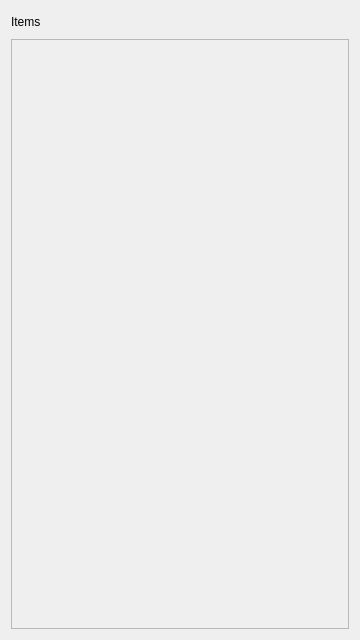
<?xml version="1.0" encoding="UTF-8"?>
<ui version="4.0">
 <class>itemList</class>
 <widget class="QWidget" name="itemList">
  <property name="geometry">
   <rect>
    <x>0</x>
    <y>0</y>
    <width>360</width>
    <height>640</height>
   </rect>
  </property>
  <property name="minimumSize">
   <size>
    <width>360</width>
    <height>640</height>
   </size>
  </property>
  <property name="windowTitle">
   <string>Items</string>
  </property>
  <layout class="QGridLayout" name="gridLayout">
   <item row="0" column="0">
    <layout class="QHBoxLayout" name="horizontalLayout">
     <item>
      <widget class="QLabel" name="label">
       <property name="text">
        <string>Items</string>
       </property>
      </widget>
     </item>
     <item>
      <spacer name="horizontalSpacer">
       <property name="orientation">
        <enum>Qt::Horizontal</enum>
       </property>
       <property name="sizeHint" stdset="0">
        <size>
         <width>30</width>
         <height>20</height>
        </size>
       </property>
      </spacer>
     </item>
     <item>
      <widget class="QPushButton" name="order">
       <property name="text">
        <string/>
       </property>
       <property name="flat">
        <bool>true</bool>
       </property>
      </widget>
     </item>
    </layout>
   </item>
   <item row="1" column="0">
    <widget class="QScrollArea" name="scrollArea">
     <property name="sizePolicy">
      <sizepolicy hsizetype="Preferred" vsizetype="Expanding">
       <horstretch>0</horstretch>
       <verstretch>0</verstretch>
      </sizepolicy>
     </property>
     <property name="frameShape">
      <enum>QFrame::StyledPanel</enum>
     </property>
     <property name="frameShadow">
      <enum>QFrame::Plain</enum>
     </property>
     <property name="lineWidth">
      <number>1</number>
     </property>
     <property name="midLineWidth">
      <number>0</number>
     </property>
     <property name="horizontalScrollBarPolicy">
      <enum>Qt::ScrollBarAlwaysOff</enum>
     </property>
     <property name="widgetResizable">
      <bool>true</bool>
     </property>
     <widget class="QWidget" name="scrollAreaWidgetContents">
      <property name="geometry">
       <rect>
        <x>0</x>
        <y>0</y>
        <width>340</width>
        <height>589</height>
       </rect>
      </property>
      <layout class="QGridLayout" name="gridLayout_2">
       <item row="0" column="0">
        <layout class="QVBoxLayout" name="itemsLayout">
         <property name="rightMargin">
          <number>50</number>
         </property>
        </layout>
       </item>
      </layout>
     </widget>
    </widget>
   </item>
  </layout>
 </widget>
 <resources/>
 <connections/>
</ui>
